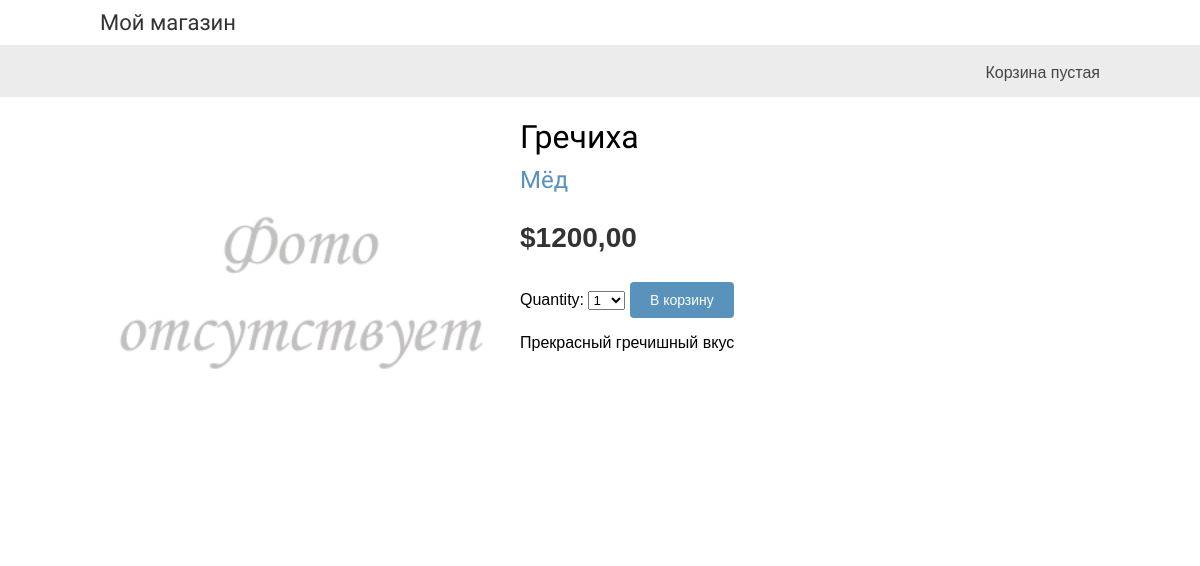
Screenshot of /1/grechiha with the database file from the repository.
### myshop/models.py (models this page shows, shortened)
class Product(models.Model):
    category = models.ForeignKey(Category,
                                 related_name='products',
                                 on_delete=models.CASCADE)
    name = models.CharField(max_length=150, db_index=True, verbose_name='Наименование')
    slug = models.CharField(max_length=150, db_index=True, unique=True, verbose_name='Ссылка')
    image = models.ImageField(upload_to='product/%Y/%m/%d', blank=True)
    description = models.TextField(max_length=1000, blank=True, verbose_name='Описание')
    price = models.DecimalField(max_digits=10, decimal_places=2, verbose_name='Цена')
    available = models.BooleanField(default=True, verbose_name='Наличие')
    created = models.DateTimeField(auto_now_add=True, verbose_name='Добавлен')
    uploaded = models.DateTimeField(auto_now=True, verbose_name='Изменён')
    class Meta:
        ordering = ('name',)
        verbose_name = 'Товар'
        verbose_name_plural = 'Товары'
        index_together = (('id', 'slug'), )

class Category(models.Model):
    name = models.CharField(max_length=100, db_index=True)
    slug = models.SlugField(max_length=100, unique=True)
    class Meta:
        ordering = ('name',)
        verbose_name = 'Категория'
        verbose_name_plural = 'Категории'
    def __str__(self):
        return self.name
    def get_absolute_url(self):
        return reverse('myshop:product_list_by_category', args=[self.slug])

### myshop/views.py (the view)
# urls.py: path('<int:id>/<slug:slug>', views.product_detail,
def product_detail(request, id, slug):
    product = get_object_or_404(Product, id=id, slug=slug, available=True)
    cart_product_form = CartAddProductForm()
    return render(request, 'shop/product/detail.html', {'product': product,
                                                        'cart_product_form': cart_product_form})

### cart/forms.py
class CartAddProductForm(forms.Form):
    quantity = forms.TypedChoiceField(
                                choices=PRODUCT_QUANTITY_CHOICES,
                                coerce=int)
    update = forms.BooleanField(required=False,
                                initial=False,
                                widget=forms.HiddenInput)

### cart/cart.py (called while the page is built)
    def __len__(self):
        return sum(item['quantity'] for item in self.cart.values())

### cart/context_processors.py (called while the page is built)
def cart(request):
    return {'cart': Cart(request)}

### myshop/templates/shop/product/detail.html (shortened to what this page needs)
{% extends "shop/base.html" %}
{% load static %}
{% block content %}
<div class="product-detail">
<img src="{% if product.image %}{{ product.image.url }}{% else %}
{% static "img/no_image.png" %}{% endif %}">
<h1>{{ product.name }}</h1>
<h2>
<a href="{{ product.category.get_absolute_url }}">{{product.category }}</a>
</h2>
<p class="price">${{ product.price }}</p>
   <form action= "{% url 'cart:cart_add' product.id %}" method="post">
       {{ cart_product_form }}
       <input type="submit" value="В корзину">
   </form>
{{ product.description|linebreaks }}
</div>
{% endblock %}

### myshop/static/css/base.css (style rules this page uses)
body { margin:0; padding:0; font-family:helvetica, sans-serif; }
h1, h2, h3, h4, h5 , h6 { font-family: 'Ubuntu', sans-serif; font-weight:normal; }
a { text-decoration:none; color:#5993bb; }
a.button, input[type="submit"] { color:#fff; background:#5993bb; border-radius:4px; padding:10px 20px; font-size:14px; border:0; }
.product-detail { text-align:justify; }
.product-detail .price { color:#333; font-size:28px; font-weight:bold; }
.product-detail img { width:40%; float:left; padding:0 20px 20px 0; }
.product-detail h1 { margin-bottom:0; }
.product-detail h2 { margin-top:10px; }

### rows the page displays
Product: name "Гречиха", category "Мёд", price "1200,00", description "Прекрасный гречишный вкус"
